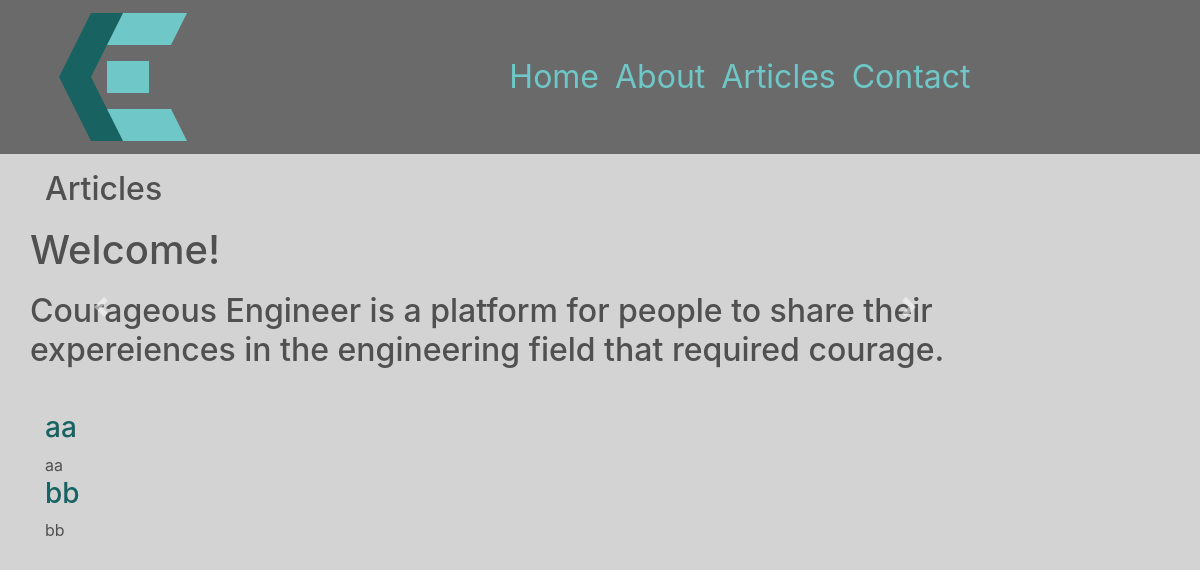
Page /articles on the earlier database version.
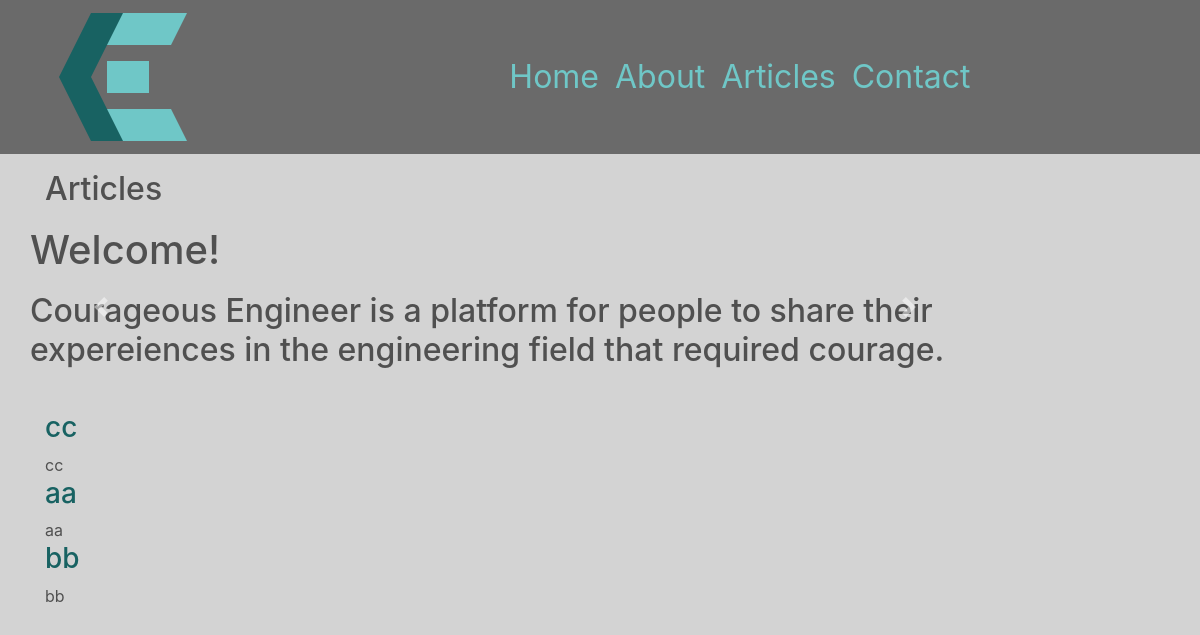
Same page on the later database version.
### chrissmit/services/db_models.py (models this page shows, shortened)
class ArticleEdits(db.Model):
    id = db.Column(db.Integer, primary_key=True)
    article_id = db.Column(db.Integer, db.ForeignKey('article.id'), nullable=False,)
    is_edited = db.Column(db.Boolean, default=False,)
    is_ready_for_release = db.Column(db.Boolean, default=False,)
    user_id = db.Column(db.Integer, db.ForeignKey('user.id'), nullable=False)
    edited = db.Column(db.DateTime, nullable=True, default=datetime.utcnow)
    title = db.Column(db.String(100), nullable=False,)
    preview = db.Column(db.String(200), nullable=False)
    image_file = db.Column(db.String(100), default='default.png')
    content = db.Column(db.Text, nullable=False)
    tags = db.relationship('EditTags', backref='edit')

### chrissmit/views/navigation_views.py (the view)
@blueprint.route('/articles')
def articles():
    articles = article.get_all_released()
    recent_articles = article.get_last(4)
    return render_template(
        template_name_or_list='navigation/articles.html',
        recent_articles=recent_articles,
        articles=articles,
    )

### chrissmit/services/article.py (called while the page is built)
def get_all_released(desc=True):
    return get_full_articles(filter_criteria = Article.is_released==True)

def get_full_articles(filter_criteria, desc=True):
    full_article = full_article_data()
    if desc:
        return full_article.filter(filter_criteria).order_by(Article.posted.desc()).all()
    return full_article.filter(filter_criteria).all()

def get_last(number=4, desc=True):
    full_article = full_article_data()
    if desc:
        return full_article.filter(Article.is_released==True).order_by(Article.posted.desc()).limit(number).all()
    return full_article.filter(Article.is_released==True).limit(number).all()

def full_article_data():
    fields = full_data_fields()
    return fields.join(
        ArticleEdits,
        Article.current_edit_id == ArticleEdits.id,
    ).join(
        User,
        Article.author_id == User.id
    )

def full_data_fields():
    return db.session.query(
        ArticleEdits.id,
        ArticleEdits.article_id,
        Article.posted,
        Article.edited,
        Article.is_released,
        Article.author_id,
        Article.current_edit_id,
        ArticleEdits.title,
        ArticleEdits.preview,
        ArticleEdits.content,
        ArticleEdits.image_file,
        ArticleEdits.user_id,
        ArticleEdits.is_edited,
        ArticleEdits.is_ready_for_release,
        ArticleEdits.edited,
        Article.author_id,
        User.full_name,
    )

### chrissmit/templates/navigation/articles.html (shortened to what this page needs)
{% extends "shared/_layout.html" %}
{% block main_content %}
<h2>Articles</h2>
{% if recent_articles %}
<div class="row">
    <div id="carouselArticles" class="carousel slide carousel-fade" data-ride="carousel">
        <div class="carousel-inner">
            <div class="carousel-item active">
                    <h1 class="float-center">
                        Welcome!
                    </h1>
                    <h2>Courageous Engineer is a platform for people to share their expereiences in the engineering field that required courage.</h2>
            </div>
        </div>
        <a class="carousel-control-prev" href="#carouselArticles" role="button" data-slide="prev">
            <span class="carousel-control-prev-icon" aria-hidden="true"></span>
            </a>
            <a class="carousel-control-next" href="#carouselArticles" role="button" data-slide="next">
            <span class="carousel-control-next-icon" aria-hidden="true"></span>
            </a>
    </div>
</div>
<br>
{% endif %}
{% if articles %}
    {%  for s in articles %}
            <h3>
                <a href="{{ url_for('navigation_views.read_article', article_id=s.article_id) }}"> {{ s.title }}</a>
            </h3>
            {{ s.preview }}
    {% endfor %}
{% endif %}
{%  endblock %}

### chrissmit/templates/shared/_layout.html (shortened to what this page needs)
<!DOCTYPE html>
<html lang="en">
<head>
<!DOCTYPE html>
<html lang="en">
<head>
    <link rel="stylesheet"
          href="https://stackpath.bootstrapcdn.com/bootstrap/4.1.3/css/bootstrap.min.css"
>
    <link rel="stylesheet" href="/static/css/site.css">
</head>
<body>
<div class="nav-outer fixed-top">
    <div class="container menu">
        <nav class="navbar navbar-expand-lg col-sm-12">
            <div class="row">
                <button class="navbar-toggler logo" type="button" data-toggle="collapse" data-target="#navbarNavDropdown " id="logo">
                    <img src="../../../static/img/logo.svg">
                </button>
            </div>
            <div class="col-sm-9">
                <div class="collapse navbar-collapse" id="navbarNavDropdown">
                    <ul class="navbar-nav">
                        <li class="nav-item"><a class="nav-link" href="{{ url_for('navigation.index') }}">Home</a></li>
                        <li class="nav-item"><a class="nav-link" href="{{ url_for('navigation.about') }}">About</a></li>
                        <li class="nav-item">
                           <div class="dropdown show">
                              <a class="nav-link"
                                 href="#" role="button"
                                 id="dropdownMenuLink"
                                 data-toggle="dropdown"
                                 aria-haspopup="true"
                                 aria-expanded="false">Articles</a>
                              </div>
                        <li class="nav-item"><a class="nav-link" href="{{ url_for('navigation.contact') }}">Contact</a></li>
                    </ul>
                </div>
        </div>
        </nav>
    </div>
</div>
<div class="main_content container">
    <div class="row">
        <div class="col-md-10">
            {% block main_content %}
            {% endblock %}
        </div>
    </div>
</div>
</body>
</html>

### chrissmit/static/css/site.css (style rules this page uses)
:root { --backgroundColor: lightgrey; --primaryFontColor: rgba(80,80,80,1); --navBackgroundColor: rgba(80,80,80,0.8); --navDropDownBackgroundColor: rgba(80,80,80,0.6); --navDropDownText: lightgrey; --lightAccent: #6FC7C7; --darkAccent: #186262; }
html { background-color: var(--backgroundColor); }
body { background-color: var(--backgroundColor); }
.main_content { margin-top: 160px; color: var(--primaryFontColor); background-color: var(--backgroundColor); border: 2px; height: 100%; }
h1 { color: var(--primaryFontColor); }
h2 { color: var(--primaryFontColor); padding-top: 10px; padding-bottom: 10px; }
.nav-outer { background-color: var(--navBackgroundColor); width: 100%; }
nav { font-size: 2rem; margin-left: 0px; margin-right: auto; }
.nav-link { color: var(--lightAccent); text-align: left; margin-left: auto; margin-right: 0px; width: 100% }
a { color: var(--darkAccent); }
#logo { display: inline-block; }
.collapse:not(.show) { float: right; }

Differences in the rows shown:
added ArticleEdits: title "cc", preview "cc"
